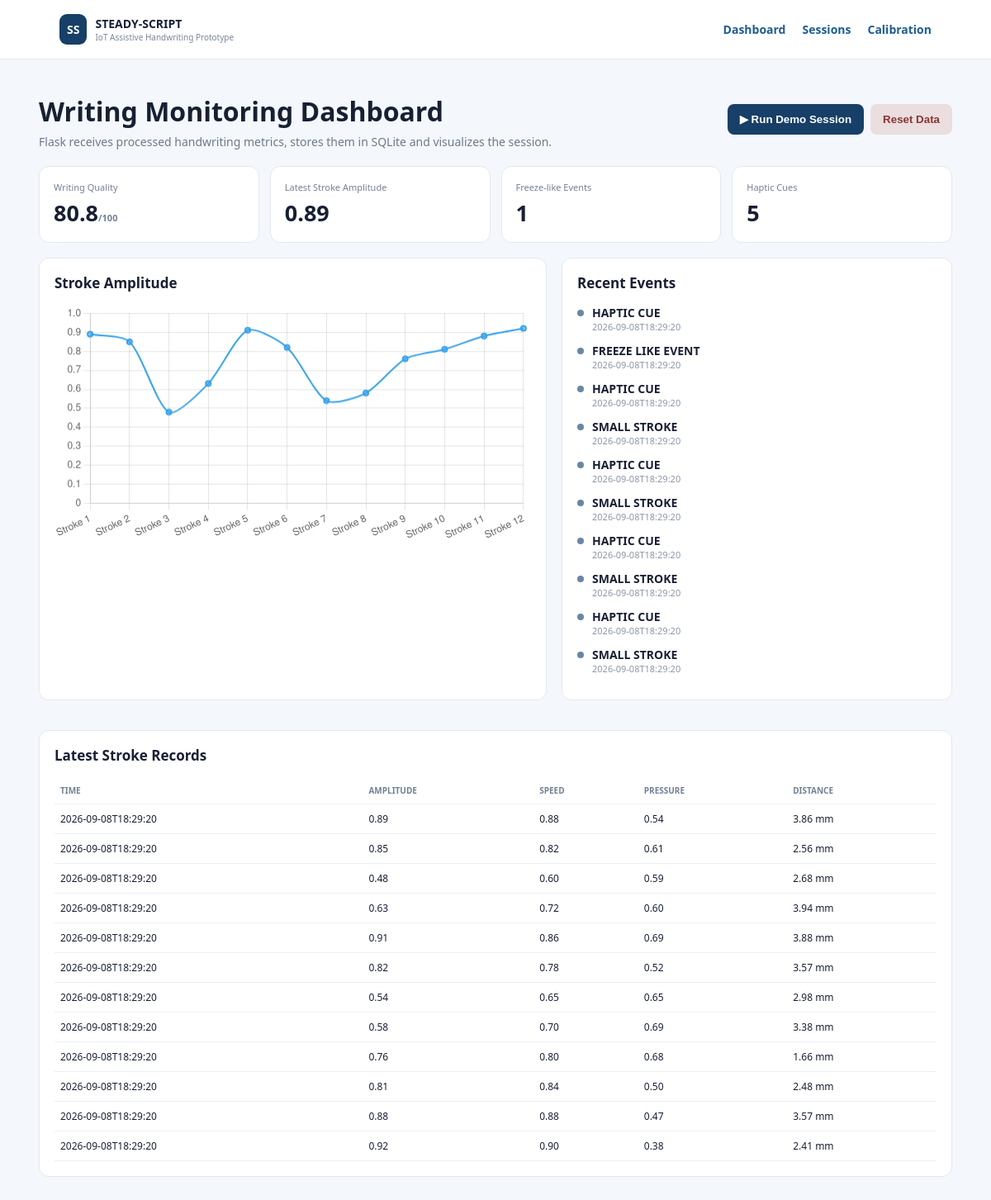
The page / on the database its author committed.
### tables this page shows
CREATE TABLE strokes(
 id INTEGER PRIMARY KEY AUTOINCREMENT, session_id INTEGER NOT NULL,
 timestamp TEXT NOT NULL, duration_ms INTEGER DEFAULT 0,
 amplitude_index REAL DEFAULT 0, speed_index REAL DEFAULT 0,
 pressure REAL DEFAULT 0, distance_mm REAL DEFAULT 0,
 FOREIGN KEY(session_id) REFERENCES sessions(id) ON DELETE CASCADE);

CREATE TABLE events(
 id INTEGER PRIMARY KEY AUTOINCREMENT, session_id INTEGER NOT NULL,
 timestamp TEXT NOT NULL, event_type TEXT NOT NULL, value REAL DEFAULT 0,
 FOREIGN KEY(session_id) REFERENCES sessions(id) ON DELETE CASCADE);

### app.py (the view)
@app.route("/")
def home():
    c=db()
    latest=c.execute("SELECT * FROM sessions ORDER BY id DESC LIMIT 1").fetchone()
    strokes=[dict(x) for x in c.execute("SELECT * FROM strokes ORDER BY id DESC LIMIT 12").fetchall()]
    events=[dict(x) for x in c.execute("SELECT * FROM events ORDER BY id DESC LIMIT 10").fetchall()]
    cal=dict(c.execute("SELECT * FROM calibration WHERE id=1").fetchone()); c.close()
    return render_template("dashboard.html",latest=dict(latest) if latest else None,strokes=strokes,events=events,calibration=cal)

### app.py (called while the page is built)
def db():
    c=sqlite3.connect(DB); c.row_factory=sqlite3.Row
    c.execute("PRAGMA foreign_keys=ON"); return c

### templates/dashboard.html
{% extends "base.html" %}{% block title %}Dashboard{% endblock %}{% block content %}
<section class="hero"><div><h1>Writing Monitoring Dashboard</h1>
<p>Flask receives processed handwriting metrics, stores them in SQLite and visualizes the session.</p></div>
<div class="actions"><form method="post" action="/api/simulate"><button>▶ Run Demo Session</button></form>
<form method="post" action="/api/reset"><button class="danger">Reset Data</button></form></div></section>
<section class="cards">
<div><span>Writing Quality</span><strong>{{latest.quality_score if latest else '—'}}<small>{% if latest %}/100{% endif %}</small></strong></div>
<div><span>Latest Stroke Amplitude</span><strong>{{"%.2f"|format(strokes[0].amplitude_index) if strokes else '—'}}</strong></div>
<div><span>Freeze-like Events</span><strong>{{latest.freeze_events if latest else 0}}</strong></div>
<div><span>Haptic Cues</span><strong>{{latest.cue_events if latest else 0}}</strong></div></section>
<section class="grid"><div class="panel"><h2>Stroke Amplitude</h2><canvas id="chart"></canvas></div>
<div class="panel"><h2>Recent Events</h2>{% for e in events %}<div class="event"><i></i><div><b>{{e.event_type.replace('_',' ')}}</b><small>{{e.timestamp}}</small></div></div>{% else %}<p>No events yet.</p>{% endfor %}</div></section>
<div class="panel"><h2>Latest Stroke Records</h2><table><tr><th>Time</th><th>Amplitude</th><th>Speed</th><th>Pressure</th><th>Distance</th></tr>
{% for s in strokes %}<tr><td>{{s.timestamp}}</td><td>{{"%.2f"|format(s.amplitude_index)}}</td><td>{{"%.2f"|format(s.speed_index)}}</td><td>{{"%.2f"|format(s.pressure)}}</td><td>{{"%.2f"|format(s.distance_mm)}} mm</td></tr>{% else %}<tr><td colspan="5">No stroke data yet.</td></tr>{% endfor %}</table></div>
<script>const d={{strokes|tojson}};new Chart(document.getElementById('chart'),{type:'line',data:{labels:d.map((x,i)=>'Stroke '+(i+1)),datasets:[{data:d.map(x=>x.amplitude_index),tension:.25,borderWidth:2,pointRadius:3}]},options:{scales:{y:{min:0,max:1}},plugins:{legend:{display:false}}}});</script>{% endblock %}

### templates/base.html
<!doctype html><html><head><meta charset="utf-8"><meta name="viewport" content="width=device-width,initial-scale=1">
<title>{% block title %}Steady-Script{% endblock %}</title><link rel="stylesheet" href="{{url_for('static',filename='style.css')}}">
<script src="https://cdn.jsdelivr.net/npm/chart.js"></script></head><body>
<header><div class="brand"><b>SS</b><div><strong>STEADY-SCRIPT</strong><small>IoT Assistive Handwriting Prototype</small></div></div>
<nav><a href="/">Dashboard</a><a href="/sessions">Sessions</a><a href="/calibration">Calibration</a></nav></header>
<main>{% block content %}{% endblock %}</main></body></html>

### static/style.css (style rules this page uses)
* { box-sizing:border-box }
body { margin:0;background:#f4f7fb;color:#172033;font:14px system-ui,-apple-system,Segoe UI,sans-serif }
header { height:72px;background:#fff;border-bottom:1px solid #e5eaf0;display:flex;justify-content:space-between;align-items:center;padding:0 6% }
.brand { display:flex;gap:10px;align-items:center }
.brand>b { background:#173f67;color:white;padding:9px;border-radius:9px }
.brand small { display:block;color:#7a8798;font-size:10px }
nav { display:flex;gap:20px }
a { color:#1d5d91;text-decoration:none;font-weight:700 }
main { max-width:1150px;margin:auto;padding:35px 22px }
.hero { display:flex;justify-content:space-between;gap:25px;align-items:center;margin-bottom:20px }
.hero h1 { font-size:32px;margin:6px 0 }
.hero p { color:#6d7a8c;margin:0 }
.actions { display:flex;gap:8px }
button { border:0;border-radius:8px;padding:11px 15px;background:#173f67;color:#fff;font-weight:750;cursor:pointer }
.danger { background:#eadede;color:#8b3434 }
.notice,.panel,.cards>div { background:#fff;border:1px solid #e3e9ef;border-radius:12px }
.cards { display:grid;grid-template-columns:repeat(4,1fr);gap:13px;margin-bottom:18px }
.cards>div { padding:17px }
.cards span { display:block;color:#738096;font-size:11px }
.cards strong { display:block;font-size:27px;margin-top:5px }
.cards small { font-size:11px;color:#738096 }
.grid { display:grid;grid-template-columns:1.3fr 1fr;gap:18px;margin-bottom:18px }
.panel { padding:18px;margin-bottom:18px }
.panel h2 { font-size:17px;margin:0 0 15px }
.event { display:flex;gap:10px;margin:12px 0 }
.event i { width:8px;height:8px;border-radius:50%;background:#6a86a2;margin-top:6px }
.event b,.event small { display:block }
.event small { color:#8b96a5;font-size:11px }
table { width:100%;border-collapse:collapse }
th,td { text-align:left;padding:9px 7px;border-bottom:1px solid #edf0f4;font-size:12px }
th { color:#718095;font-size:10px;text-transform:uppercase }

### rows shown on the page
strokes: amplitude_index "0.89", timestamp "2026-09-08T18:29:20", speed_index "0.88", pressure "0.54", distance_mm "3.86"
events: event_type.replace "HAPTIC CUE", timestamp "2026-09-08T18:29:20"
events: event_type.replace "FREEZE LIKE EVENT", timestamp "2026-09-08T18:29:20"
events: event_type.replace "HAPTIC CUE", timestamp "2026-09-08T18:29:20"
events: event_type.replace "SMALL STROKE", timestamp "2026-09-08T18:29:20"
events: event_type.replace "HAPTIC CUE", timestamp "2026-09-08T18:29:20"
events: event_type.replace "SMALL STROKE", timestamp "2026-09-08T18:29:20"
events: event_type.replace "HAPTIC CUE", timestamp "2026-09-08T18:29:20"
events: event_type.replace "SMALL STROKE", timestamp "2026-09-08T18:29:20"
events: event_type.replace "HAPTIC CUE", timestamp "2026-09-08T18:29:20"
events: event_type.replace "SMALL STROKE", timestamp "2026-09-08T18:29:20"
strokes: timestamp "2026-09-08T18:29:20", amplitude_index "0.85", speed_index "0.82", pressure "0.61", distance_mm "2.56"
strokes: timestamp "2026-09-08T18:29:20", amplitude_index "0.48", speed_index "0.60", pressure "0.59", distance_mm "2.68"
strokes: timestamp "2026-09-08T18:29:20", amplitude_index "0.63", speed_index "0.72", pressure "0.60", distance_mm "3.94"
strokes: timestamp "2026-09-08T18:29:20", amplitude_index "0.91", speed_index "0.86", pressure "0.69", distance_mm "3.88"
strokes: timestamp "2026-09-08T18:29:20", amplitude_index "0.82", speed_index "0.78", pressure "0.52", distance_mm "3.57"
strokes: timestamp "2026-09-08T18:29:20", amplitude_index "0.54", speed_index "0.65", pressure "0.65", distance_mm "2.98"
strokes: timestamp "2026-09-08T18:29:20", amplitude_index "0.58", speed_index "0.70", pressure "0.69", distance_mm "3.38"
strokes: timestamp "2026-09-08T18:29:20", amplitude_index "0.76", speed_index "0.80", pressure "0.68", distance_mm "1.66"
strokes: timestamp "2026-09-08T18:29:20", amplitude_index "0.81", speed_index "0.84", pressure "0.50", distance_mm "2.48"
strokes: timestamp "2026-09-08T18:29:20", amplitude_index "0.88", speed_index "0.88", pressure "0.47", distance_mm "3.57"
strokes: timestamp "2026-09-08T18:29:20", amplitude_index "0.92", speed_index "0.90", pressure "0.38", distance_mm "2.41"

### other values the page prints
{{ latest.quality_score if latest else '—' }} "80.8"
{{ latest.freeze_events if latest else 0 }} "1"
{{ latest.cue_events if latest else 0 }} "5"
